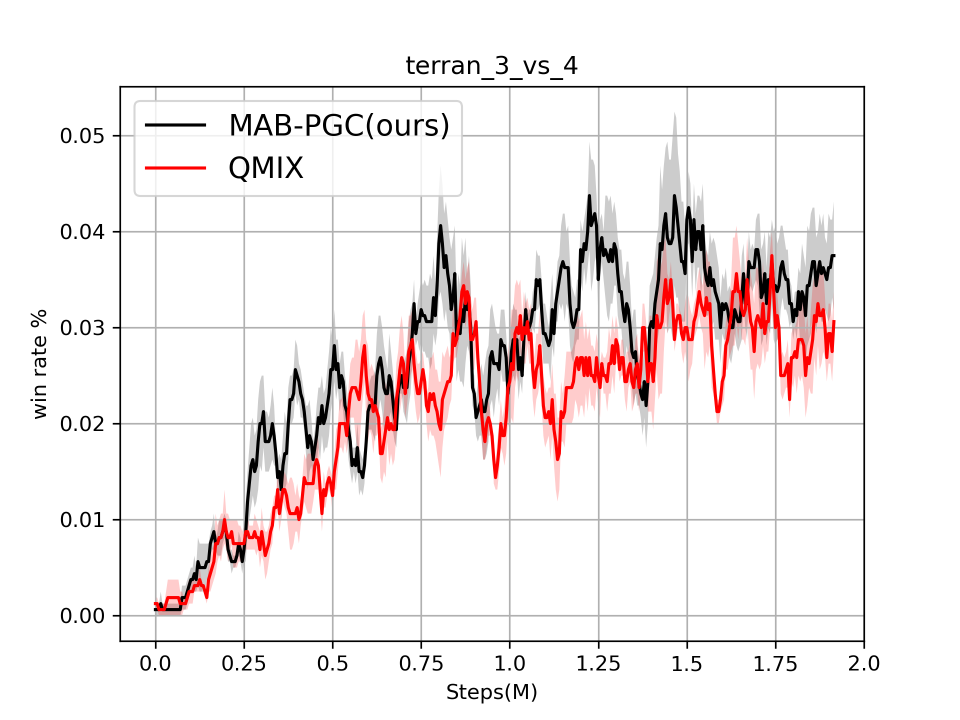
#> input picture experiments/smacv2/terran_3_vs_4.png, 1920 x 1440 px (shown at 1/2 size); its folder holds 3 pictures in this run
$ python test.py
#> lines starting #> are read from the running program, lines starting #| are printed output that depends on the picture
import cv2
import numpy as np
x = np.zeros((1440,1920*3,3))
imgs = ["terran_3_vs_4","terran_3_vs_4_p1_","terran_5_vs_5"]
for i,img in enumerate(imgs) :
    img = cv2.imread(img+".png")
#> img is the input picture: shape (1440, 1920, 3); mean B, G, R 236.3, 236.3, 242.8
    print(img.shape)
#| (1440, 1920, 3)
    r = i//3
    c = i%3
    x[1440*r:1440*(r+1),1920*c:1920*(c+1),:] = img
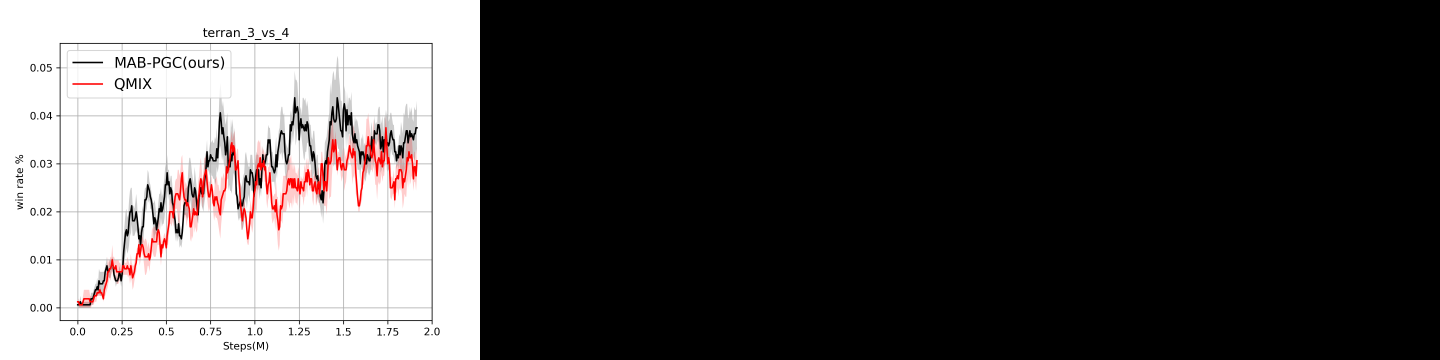
#> x: shape (1440, 5760, 3) float64 (shown at 1/4 size); mean B, G, R 78.8, 78.8, 80.9
#> pass 2 of the loop `for i,img in enumerate(imgs) :`:
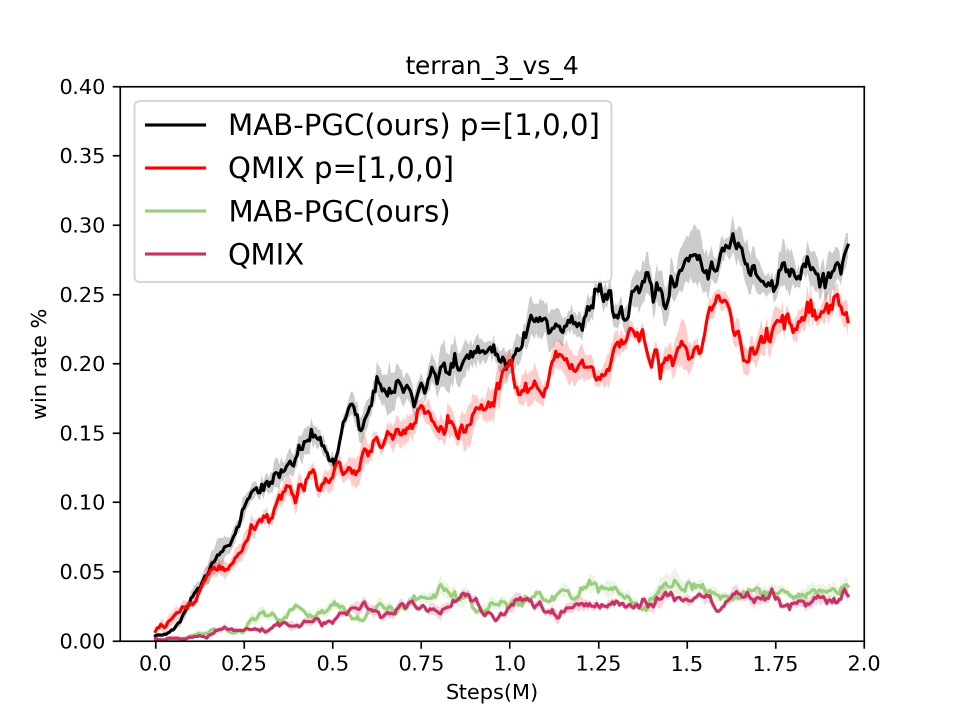
#> input picture experiments/smacv2/terran_3_vs_4_p1_.png, 1920 x 1440 px (shown at 1/2 size)
#> img is the input picture: shape (1440, 1920, 3); mean B, G, R 241.9, 242, 245.4
#| (1440, 1920, 3)
#> `x[1440*r:1440*(r+1),1920*c:1920*(c+1),:] = img`:
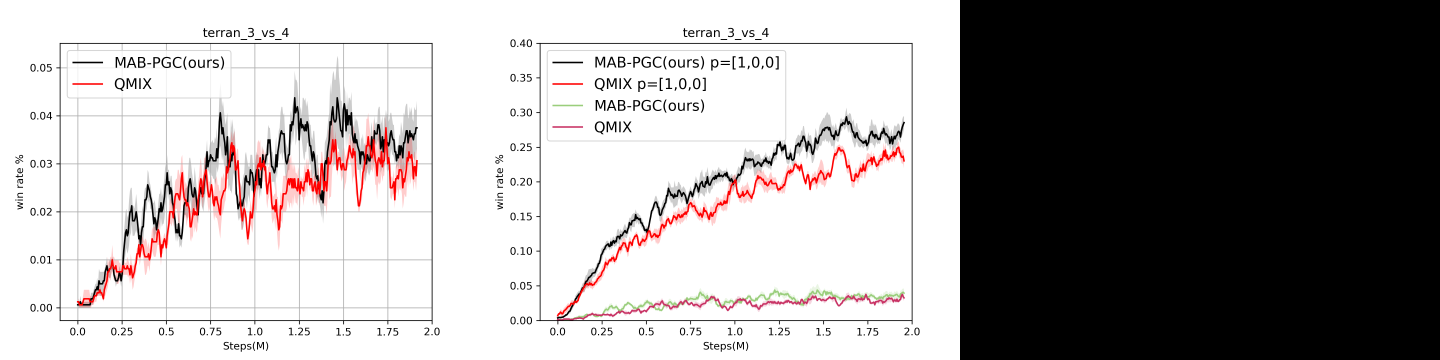
#> x: shape (1440, 5760, 3) float64 (shown at 1/4 size); mean B, G, R 159.4, 159.4, 162.7
#> pass 3 of the loop `for i,img in enumerate(imgs) :`:
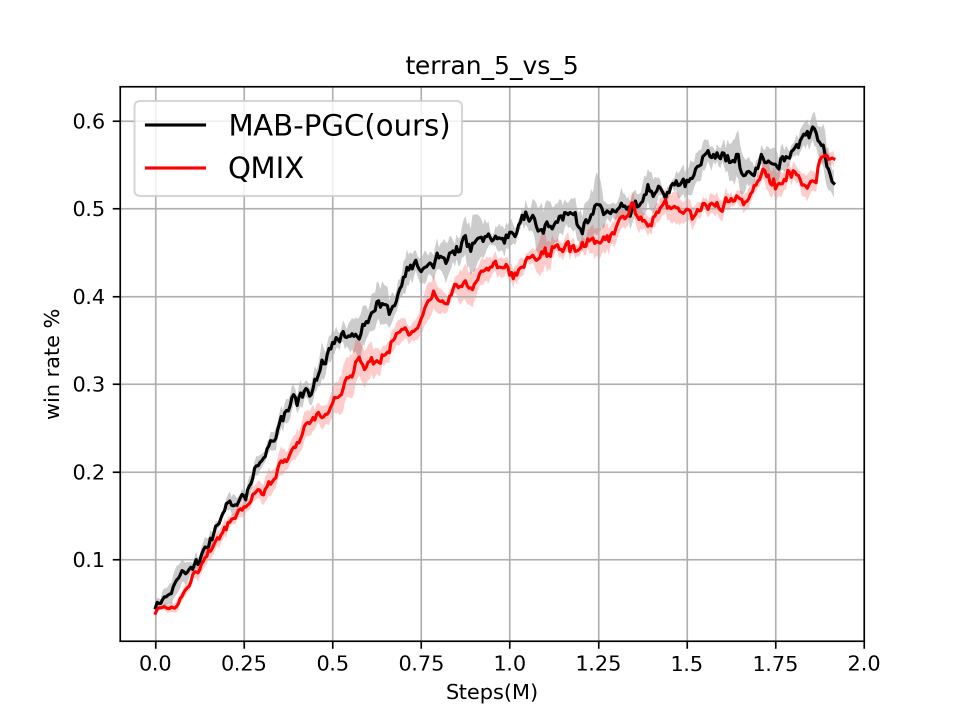
#> input picture experiments/smacv2/terran_5_vs_5.png, 1920 x 1440 px (shown at 1/2 size)
#> img is the input picture: shape (1440, 1920, 3); mean B, G, R 244.6, 244.6, 246.9
#| (1440, 1920, 3)
#> `x[1440*r:1440*(r+1),1920*c:1920*(c+1),:] = img`:
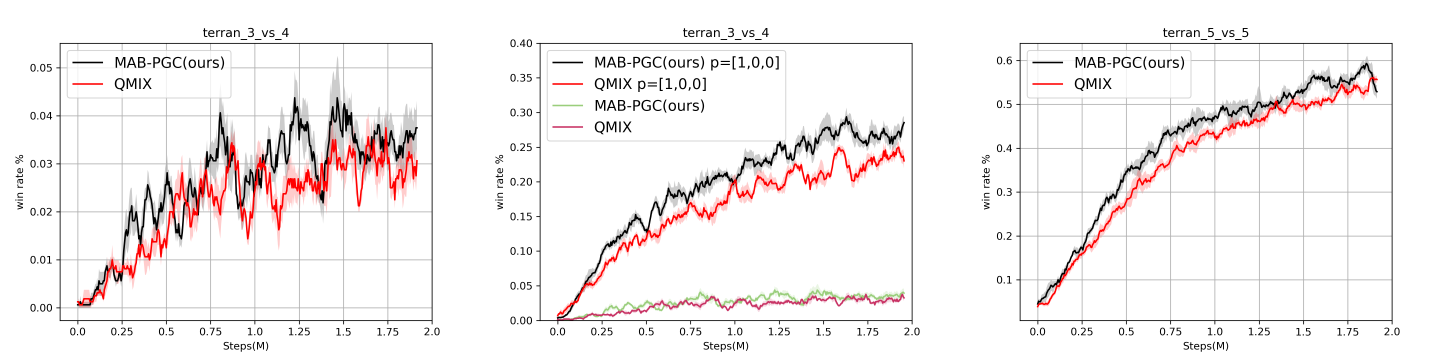
#> x: shape (1440, 5760, 3) float64 (shown at 1/4 size); mean B, G, R 240.9, 241, 245
x = cv2.resize(x,(1920*3,1440))
cv2.imwrite("result_addition_smacv2.png",x)
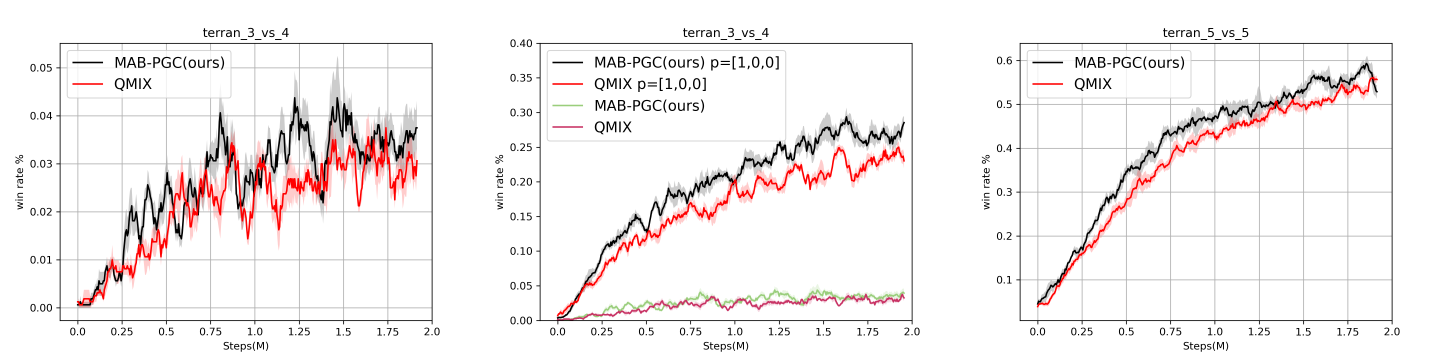
#> saved as result_addition_smacv2.png: shape (1440, 5760, 3) (shown at 1/4 size); mean B, G, R 240.9, 241, 245
